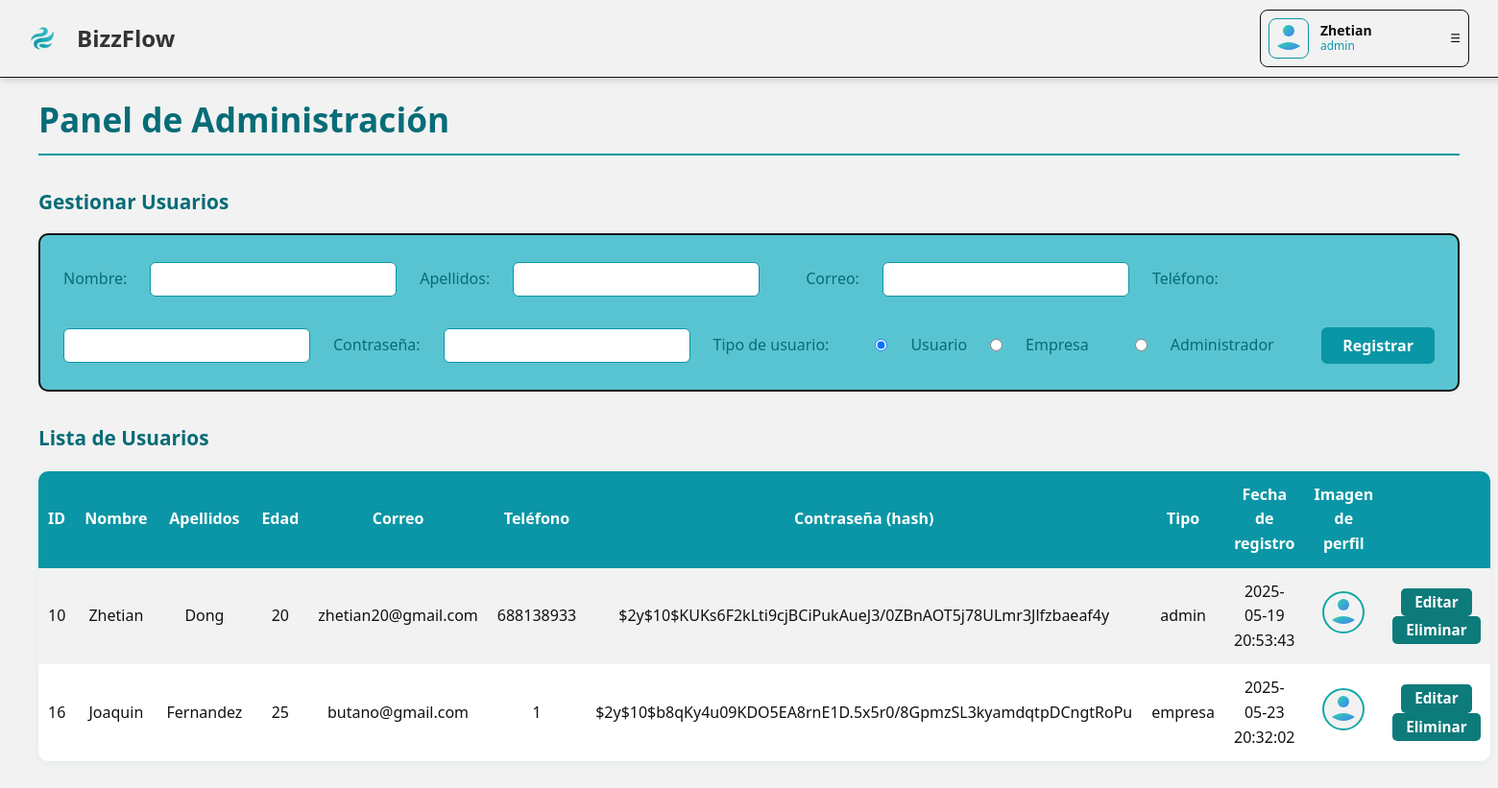
/index.php?controlador=usuarios&action=gestionarUsuarios (signed in), run on the app's committed database.
### tables this page shows
CREATE TABLE `usuarios` (
  `id` int(11) NOT NULL,
  `nombre` varchar(100) NOT NULL,
  `apellidos` varchar(100) DEFAULT NULL,
  `edad` int(11) DEFAULT NULL,
  `correo_electronico` varchar(100) NOT NULL,
  `telefono` varchar(20) DEFAULT NULL,
  `contrasena_hash` varchar(255) NOT NULL,
  `tipo` enum('admin','empresa','usuario') DEFAULT 'usuario',
  `fecha_registro` datetime DEFAULT current_timestamp(),
  `imagen_perfil` text NOT NULL DEFAULT 'img/imgPerfil/defaultProfile.svg'
);

### controller/usuarios_controller.php (called while the page is built, shortened)
<?php
function gestionarUsuarios() {
    require_once("model/usuarios_model.php");
    $user = new Usuarios_Model();
    $usuarios = $user->get_usuarios();
    require_once("view/admin_view.php");
}
?>

### model/conectar.php (called while the page is built)
<?php
class Conectar{
    public static function conexion(){
        try{
            $conexion=new mysqli("127.0.0.1","root","","bizzflow_bbdd");
        } catch(Exception $e){
            die('Error:'.$e>get_message());
        }
        return $conexion;
    }
}
?>

### model/usuarios_model.php (called while the page is built, shortened)
<?php
class Usuarios_Model {
    private $db;
    private $usuarios;
    public function __construct() {
        require_once("model/conectar.php");
        $this->db = Conectar::conexion();
        $this->usuarios = [];
    }
    public function get_usuarios() {
        $sql = "SELECT * FROM usuarios";
        $consulta = $this->db->query($sql);
        while ($registro = $consulta->fetch_assoc()) {
            $this->usuarios[] = $registro;
        }
        return $this->usuarios;
    }
    public function obtenerImagenPerfil($correo) {
        $img = $this->fetchFieldByCorreo($correo, 'imagen_perfil');
        return $img ?: 'img/imgPerfil/defaultProfile.svg';
    }
    private function limpiar($valor) {
        return $this->db->real_escape_string($valor);
    }
    private function fetchFieldByCorreo($correo, $campo) {
        $correo = $this->limpiar($correo);
        $sql = "SELECT $campo FROM usuarios WHERE correo_electronico = '$correo'";
        $result = $this->db->query($sql);
        if ($result && $result->num_rows > 0) {
            $fila = $result->fetch_assoc();
            return $fila[$campo];
        }
        return null;
    }
}
?>

### view/admin_view.php (the view, shortened to what this page needs)
<?php
require_once("view/menu_view.php");
$usuarioEditar = null;
?>
<!DOCTYPE html>
<html lang="es">
<head>
    <link rel="stylesheet" href="css/stylesAdmin.css">
</head>
<body>
    <main>
        <h1>Panel de Administración</h1>
        <h2>Gestionar Usuarios</h2>
        <form class="admin-regist" action="" method="POST">
            <label for="nombre">Nombre:</label>
            <input type="text" id="nombre" name="nombre" required>
            <label for="apellidos">Apellidos:</label>
            <input type="text" name="apellidos" id="apellidos" required><br><br>
            <label for="correo">Correo:</label>
            <input type="email" id="correo" name="correo" required>
            <label for="telefono">Teléfono:</label>
            <input type="text" id="telefono" name="telefono" required>
            <label for="passwd">Contraseña:</label>
            <input type="password" id="passwd" name="passwd" required>
            <label>Tipo de usuario:</label><br>
            <input type="radio" name="tipo" value="usuario" id="usuario" checked>
            <label for="usuario">Usuario</label>
            <input type="radio" name="tipo" value="empresa" id="empresa">
            <label for="empresa">Empresa</label><br><br>
            <input type="radio" name="tipo" value="admin" id="admin">
            <label for="admin">Administrador</label><br><br>
            <input type="submit" name="regist" value="Registrar">
        </form>
        <h2>Lista de Usuarios</h2>
        <div id="usuarios">
            <?php if (!empty($usuarios)): ?>
                <table>
                    <tr>
                        <th>ID</th>
                        <th>Nombre</th>
                        <th>Apellidos</th>
                        <th>Edad</th>
                        <th>Correo</th>
                        <th>Teléfono</th>
                        <th>Contraseña (hash)</th>
                        <th>Tipo</th>
                        <th>Fecha de registro</th>
                        <th>Imagen de perfil</th>
                        <th> </th>
                    </tr>
                    <?php foreach ($usuarios as $usuario): ?>
                        <tr<?php if ($usuarioEditar && $usuarioEditar['correo_electronico'] === $usuario['correo_electronico']) echo ' class="edit-row"'; ?>>
                            <td><?php echo $usuario['id']; ?></td>
                            <td><?php echo $usuario['nombre']; ?></td>
                            <td><?php echo $usuario['apellidos']; ?></td>
                            <td><?php echo $usuario['edad']; ?></td>
                            <td><?php echo $usuario['correo_electronico']; ?></td>
                            <td><?php echo $usuario['telefono']; ?></td>
                            <td><?php echo $usuario['contrasena_hash']; ?></td>
                            <td><?php echo $usuario['tipo']; ?></td>
                            <td><?php echo $usuario['fecha_registro']; ?></td>
                            <td>
                                <img src="<?php echo $usuario['imagen_perfil']; ?>" alt="Perfil" width="40" height="40">
                            </td>
                            <td>
                                <form action="" method="POST" style="display:inline;">
                                    <input type="submit" name="editar" value="Editar">
                                </form>
                                <form action="" method="POST" style="display:inline;">
                                    <input type="submit" name="borrar" value="Eliminar">
                                </form>
                            </td>
                        </tr>
                    <?php endforeach; ?>
                </table>
            <?php else: ?>
                <p>No hay usuarios registrados.</p>
            <?php endif; ?>
        </div>
    </main>
</body>
</html>

### index.php (shortened to what this page needs)
<!DOCTYPE html>
<html lang="es">
<head>
    <link rel="stylesheet" href="css/normalize.css">
    <link rel="stylesheet" href="css/styles.css">
    <link rel="stylesheet" href="css/stylesEstadisticas.css">
</head>
<body>
    <?php
    require_once("controller/front_controller.php");
    ?>
</body>
</html>

### controller/front_controller.php (shortened to what this page needs)
<?php
$action = DEFAULT_ACTION;
if ( !empty ( $_GET ['action' ] ) )$action = $_GET ['action' ];
try {
if ( is_callable($action) )
    $action();
else
    throw new Exception
('La accion no existe- 404 not found');
}catch(Exception $e) {
console_log($e->getMessage());
}
?>

### view/menu_view.php
<?php
require_once("model/usuarios_model.php");
$user = new Usuarios_Model();
if (!isset($_SESSION["correo"])) {
    echo '
        <header>
            <div class="navbar">
                <a href="index.php" class="logo-link">
                    <img src="img/logoBF.png" alt="Logo BizzFlow">
                    <h2>BizzFlow</h2>
                </a>
                <div class="navbar-actions">
                    <a class="sign-up" href="index.php?controlador=usuarios&action=registro">Regístrate</a>
                    <a class="sign-in" href="index.php?controlador=usuarios&action=login">Iniciar Sesión</a>
                </div>
            </div>
        </header>
        ';
} else {
    if ($_SESSION["tipo"] !== "admin") {
        echo '
            <header>
                <div class="navbar">
                    <a href="index.php" class="logo-link">
                        <img src="img/logoBF.png" alt="Logo BizzFlow">
                        <h2>BizzFlow</h2>
                    </a>
                    <div class="navbar-actions">
                        <div class="user-info" id="userInfo" onclick="toggleSlider()">
                            <img src="'; ?><?php echo $user->obtenerImagenPerfil($_SESSION['correo']); ?><?php echo '" alt="User Icon">
                            <div class="user-details">
                                <span class="username">'; ?><?php echo $_SESSION["nombre"]; ?><?php echo '</span>
                                <span class="subtitle">'; ?><?php echo $_SESSION["tipo"]; ?><?php echo '</span>
                            </div>
                            <span class="arrow" id="arrow">☰</span>
                        </div>
                    </div>
                </div>
                <div id="menuSlider" class="slider-menu">
                    <a href="index.php?controlador=usuarios&action=perfil">Mi perfil</a>
                    <a href="index.php?controlador=usuarios&action=logout">Cerrar sesión</a>
                    <hr style="border: 0; border-top: 1px solid #444; margin: 10px 0;">
                    <a href="index.php?controlador=documentos&action=gestionarDocumentos">Mis documentos</a>
                    <a href="index.php?controlador=documentos&action=excelToXmlForm">formulario</a>
                    <a href="index.php?controlador=documentos&action=estadisticas">Estadisticas</a>
                </div>
            </header>
        ';
    } else {
        echo '
            <header>
                <div class="navbar">
                    <a href="index.php" class="logo-link">
                        <img src="img/logoBF.png" alt="Logo BizzFlow">
                        <h2>BizzFlow</h2>
                    </a>
                    <div class="navbar-actions">
                        <div class="user-info" id="userInfo" onclick="toggleSlider()">
                            <img src="'; ?><?php echo $user->obtenerImagenPerfil($_SESSION['correo']); ?><?php echo '" alt="User Icon">
                            <div class="user-details">
                                <span class="username">'; ?><?php echo $_SESSION["nombre"]; ?><?php echo '</span>
                                <span class="subtitle">'; ?><?php echo $_SESSION["tipo"]; ?><?php echo '</span>
                            </div>
                            <span class="arrow" id="arrow">☰</span>
                        </div>
                    </div>
                </div>
                <div id="menuSlider" class="slider-menu">
                    <a href="index.php?controlador=usuarios&action=perfil">Mi perfil</a>
                    <a href="index.php?controlador=usuarios&action=logout">Cerrar sesión</a>
                    <hr style="border: 0; border-top: 1px solid #444; margin: 10px 0;">
                    <a href="index.php?controlador=usuarios&action=gestionarUsuarios">Gestionar Usuarios</a>
                    <a href="index.php?controlador=documentos&action=excelToXmlForm">Formulario</a>
                    <a href="index.php?controlador=documentos&action=estadisticas">Estadisticas</a>
                </div>
            </header>
        ';
    }
}
?>

### css/styles.css (style rules this page uses)
:root { --primary-color: #0A96A6; --secondary-color: #12A6A6; --accent-color: #21BFBF; --primary-light: #59c4d1; --primary-dark: #076c77; --secondary-light: #5ecbcb; --secondary-dark: #0e7b7b; --accent-light: #66d9d9; --accent-dark: #1a8f8f; --light-color: #F2F2F2; --dark-color: #0D0D0D; --text-color: #111; --background-color: #fff; }
body { margin: 0; font-family: "Inter", sans-serif; background-color: var(--light-color); color: var(--dark-color); line-height: 1.6; }
main { min-height: 100vh; }
html { font-family: "Figtree", sans-serif; font-optical-sizing: auto; font-weight: 400; font-style: normal; min-height: 100%; position: relative; }
.navbar { display: flex; align-items: center; justify-content: space-between; background-color: var(--light-color); padding: 10px 20px; box-shadow: 0 4px 6px rgba(0, 0, 0, 0.1); border-bottom: 1px solid var(--dark-color); position: fixed; top: 0; left: 0; width: 100%; height: 60px; z-index: 1000; }
.logo-link { display: flex; align-items: center; gap: 10px; text-decoration: none; color: inherit; margin-right: auto; }
.navbar-actions { display: flex; align-items: center; justify-content: flex-start; margin-left: auto; margin-right: 30px; width: 33%; gap: 15px; }
.navbar-actions { width: 33%; display: flex; align-items: center; justify-content: flex-end; gap: 15px; }
.logo-link { display: flex; align-items: center; gap: 10px; text-decoration: none; color: inherit; }
.navbar h2 { margin: 0; font-size: 1.5rem; color: #333; font-weight: bold; }
.navbar a img { height: 50px; }
.user-info { display: flex; align-items: center; gap: 12px; padding: 8px; background: var(--light-color); border-radius: 8px; cursor: pointer; border: 1px solid var(--dark-color); min-width: 200px; margin-right: 20px; }
.user-info img { width: 40px; height: 40px; border-radius: 8px; object-fit: cover; border: 1px solid var(--primary-color); }
.user-details { display: flex; flex-direction: column; flex-grow: 1; }
.username { color: var(--dark-color); font-weight: bold; font-size: 14px; line-height: 1.2; }
.subtitle { color: var(--primary-color); font-size: 12px; line-height: 1.2; }
.arrow { color: var(--dark-color); font-size: 12px; margin-left: auto; }

### css/stylesAdmin.css (style rules this page uses)
body { background: var(--background-color); color: var(--text-color); font-family: 'Segoe UI', Arial, sans-serif; margin: 0; padding: 0; }
main { max-width: 100%; margin: 40px auto; background: var(--light-color); border-radius: 16px; padding: 32px 40px; }
h1, h2 { color: var(--primary-dark); margin-bottom: 16px; }
h1 { font-size: 2.2rem; border-bottom: 2px solid var(--primary-color); padding-bottom: 8px; }
h2 { font-size: 1.3rem; margin-top: 32px; }
form { background: var(--primary-light); padding: 20px 24px; border-radius: 10px; margin-bottom: 32px; display: flex; flex-wrap: wrap; gap: 18px 24px; align-items: center; }
form.admin-regist { border: 2px solid var(--dark-color); }
form label { flex-basis: fit-content; color: var(--primary-dark); font-weight: 500; }
form input[type="text"], form input[type="email"], form input[type="password"] { padding: 8px 12px; border: 1px solid var(--primary-color); border-radius: 6px; background: var(--background-color); color: var(--text-color); font-size: 1rem; transition: border 0.2s; }
form input[type="submit"] { background: var(--primary-color); color: #fff; border: none; border-radius: 6px; padding: 10px 22px; font-size: 1rem; font-weight: 600; cursor: pointer; transition: background 0.2s; margin-left: auto; }
#usuarios { margin-top: 18px; }
table { width: 100%; border-collapse: collapse; background: var(--background-color); border-radius: 10px; overflow: hidden; box-shadow: 0 2px 8px rgba(18, 166, 166, 0.07); }
th, td { padding: 12px 10px; text-align: center; }
th { background: var(--primary-color); color: #fff; font-weight: 600; font-size: 1rem; }
tr:nth-child(even) { background: var(--light-color); }
td img { border-radius: 50%; border: 2px solid var(--secondary-color); background: var(--light-color); }
td form { background: none; padding: 0; margin: 0; display: inline; }
td input[type="submit"] { background: var(--secondary-dark); color: #fff; border: none; border-radius: 5px; padding: 6px 14px; font-size: 0.95rem; cursor: pointer; transition: background 0.2s; }

### data on the page
usuarios: imagen_perfil (placeholder picture), id "10", nombre "Zhetian", apellidos "Dong", edad "20", correo_electronico "zhetian20@gmail.com", telefono "688138933", contrasena_hash "$2y$10$KUKs6F2kLti9cjBCiPukAueJ3/0ZBnAOT5j78ULmr3Jlfzbaeaf4y", tipo "admin", fecha_registro "2025-05-19 20:53:43"
usuarios: id "16", nombre "Joaquin", apellidos "Fernandez", edad "25", correo_electronico "butano@gmail.com", telefono "1", contrasena_hash "$2y$10$b8qKy4u09KDO5EA8rnE1D.5x5r0/8GpmzSL3kyamdqtpDCngtRoPu", tipo "empresa", fecha_registro "2025-05-23 20:32:02", imagen_perfil (placeholder picture)

### other printed values
$_SESSION["nombre"] "Zhetian"
$_SESSION["tipo"] "admin"
